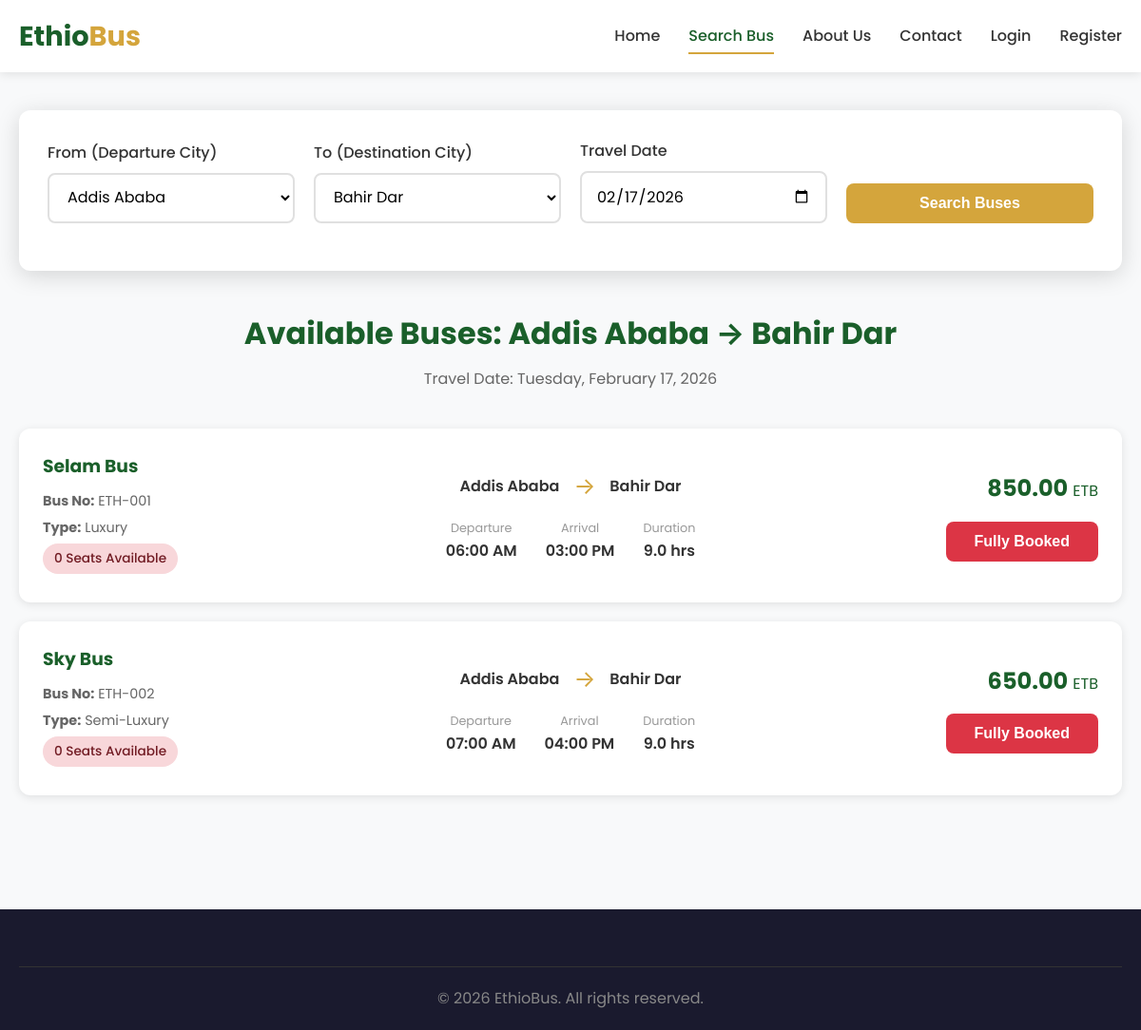
Page /pages/search.php?origin=Addis+Ababa&destination=Bahir+Dar&travel_date=2026-02-17 on the committed database.
### tables this page shows
CREATE TABLE buses (
    id INT AUTO_INCREMENT PRIMARY KEY,
    bus_name VARCHAR(100) NOT NULL,
    bus_number VARCHAR(20) NOT NULL UNIQUE,
    bus_type ENUM('Standard', 'Luxury', 'Semi-Luxury') DEFAULT 'Standard',
    total_seats INT NOT NULL DEFAULT 45,
    route_id INT NOT NULL,
    departure_time TIME NOT NULL,
    arrival_time TIME NOT NULL,
    price_birr DECIMAL(10,2) NOT NULL,
    status ENUM('active', 'inactive') DEFAULT 'active',
    created_at TIMESTAMP DEFAULT CURRENT_TIMESTAMP,
    FOREIGN KEY (route_id) REFERENCES routes(id) ON DELETE CASCADE
);

CREATE TABLE routes (
    id INT AUTO_INCREMENT PRIMARY KEY,
    origin VARCHAR(100) NOT NULL,
    destination VARCHAR(100) NOT NULL,
    distance_km INT NOT NULL,
    duration_hours DECIMAL(4,1) NOT NULL,
    status ENUM('active', 'inactive') DEFAULT 'active',
    created_at TIMESTAMP DEFAULT CURRENT_TIMESTAMP
);

### includes/config.php (called while the page is built, shortened)
<?php
$conn = mysqli_connect(DB_HOST, DB_USER, DB_PASS, DB_NAME);
mysqli_set_charset($conn, "utf8mb4");
function sanitize($data) {
    global $conn;
    $data = trim($data);
    $data = stripslashes($data);
    $data = htmlspecialchars($data);
    $data = mysqli_real_escape_string($conn, $data);
    return $data;
}
function isLoggedIn() {
    return isset($_SESSION['user_id']);
}
function getEthiopianCities() {
    return [
        'Addis Ababa', 'Bahir Dar', 'Gondar', 'Hawassa', 'Dire Dawa',
        'Mekelle', 'Jimma', 'Adama', 'Harar', 'Dessie', 'Axum',
        'Arba Minch', 'Gambella', 'Jijiga', 'Debre Markos', 'Nekemte',
        'Bishoftu', 'Shashamane', 'Debre Birhan', 'Asosa'
    ];
}
?>

### pages/search.php (the view, shortened to what this page needs)
<?php
require_once __DIR__ . '/../includes/config.php';
$origin = isset($_GET['origin']) ? sanitize($_GET['origin']) : '';
$destination = isset($_GET['destination']) ? sanitize($_GET['destination']) : '';
$travel_date = isset($_GET['travel_date']) ? sanitize($_GET['travel_date']) : '';
$errors = [];
?>
<!DOCTYPE html>
<html lang="en">
<head>
    <link rel="stylesheet" href="/bus-reservation-ethiopia/assets/css/style.css">
</head>
<body>
    <nav class="navbar">
        <div class="container">
            <a href="/bus-reservation-ethiopia/" class="logo">Ethio<span>Bus</span></a>
            <ul class="nav-links">
                <li><a href="/bus-reservation-ethiopia/">Home</a></li>
                <li><a href="/bus-reservation-ethiopia/pages/search.html" class="active">Search Bus</a></li>
                <li><a href="/bus-reservation-ethiopia/pages/about.html">About Us</a></li>
                <li><a href="/bus-reservation-ethiopia/pages/contact.html">Contact</a></li>
                <?php if (isLoggedIn()): ?>
                    <li><a href="/bus-reservation-ethiopia/booking/my-bookings.php">My Bookings</a></li>
                    <li><a href="/bus-reservation-ethiopia/auth/logout.php">Logout</a></li>
                <?php else: ?>
                    <li><a href="/bus-reservation-ethiopia/auth/login.html">Login</a></li>
                    <li><a href="/bus-reservation-ethiopia/auth/register.html">Register</a></li>
                <?php endif; ?>
            </ul>
        </div>
    </nav>
    <main>
        <div class="container" style="padding: 40px 20px;">
            <div class="search-box" style="margin-top: 0;">
                <form id="searchForm" action="search.php" method="GET">
                    <div class="search-form">
                        <div class="form-group">
                            <label for="origin">From (Departure City)</label>
                            <select id="origin" name="origin" required>
                                <?php
                                $cities = getEthiopianCities();
                                foreach ($cities as $city) {
                                    $selected = ($city === $origin) ? 'selected' : '';
                                    echo "<option value=\"$city\" $selected>$city</option>";
                                }
                                ?>
                            </select>
                        </div>
                        <div class="form-group">
                            <label for="destination">To (Destination City)</label>
                            <select id="destination" name="destination" required>
                                <?php
                                foreach ($cities as $city) {
                                    $selected = ($city === $destination) ? 'selected' : '';
                                    echo "<option value=\"$city\" $selected>$city</option>";
                                }
                                ?>
                            </select>
                        </div>
                        <div class="form-group">
                            <label for="travelDate">Travel Date</label>
                            <input type="date" id="travelDate" name="travel_date" value="<?php echo $travel_date; ?>" required>
                        </div>
                        <div class="form-group">
                            <button type="submit" class="btn btn-primary" style="width: 100%;">
                                Search Buses
                            </button>
                        </div>
                    </div>
                </form>
            </div>
            <?php if (empty($errors) && !empty($origin) && !empty($destination)): ?>
                <section style="margin-top: 40px;">
                    <div class="section-title">
                        <h2>Available Buses: <?php echo "$origin → $destination"; ?></h2>
                        <p>Travel Date: <?php echo date('l, F j, Y', strtotime($travel_date)); ?></p>
                    </div>
                    <div class="bus-list" id="busResults">
                        <?php
                        $sql = "SELECT b.*, r.origin, r.destination, r.distance_km, r.duration_hours
                                FROM buses b
                                INNER JOIN routes r ON b.route_id = r.id
                                WHERE r.origin = ? AND r.destination = ? AND b.status = 'active'
                                ORDER BY b.departure_time ASC";
                        $stmt = mysqli_prepare($conn, $sql);
                        mysqli_stmt_bind_param($stmt, "ss", $origin, $destination);
                        mysqli_stmt_execute($stmt);
                        $result = mysqli_stmt_get_result($stmt);
                        if (mysqli_num_rows($result) > 0):
                            while ($bus = mysqli_fetch_assoc($result)):
                                $seat_sql = "SELECT COUNT(*) as available FROM seats s
                                            WHERE s.bus_id = ?
                                            AND s.id NOT IN (
                                                SELECT seat_id FROM bookings
                                                WHERE bus_id = ? AND travel_date = ? AND booking_status != 'cancelled'
                                            )";
                                $seat_stmt = mysqli_prepare($conn, $seat_sql);
                                mysqli_stmt_bind_param($seat_stmt, "iis", $bus['id'], $bus['id'], $travel_date);
                                mysqli_stmt_execute($seat_stmt);
                                $seat_result = mysqli_stmt_get_result($seat_stmt);
                                $seat_data = mysqli_fetch_assoc($seat_result);
                                $available_seats = $seat_data['available'];
                        ?>
                            <div class="card bus-card">
                                <div class="bus-info">
                                    <h3><?php echo htmlspecialchars($bus['bus_name']); ?></h3>
                                    <p><strong>Bus No:</strong> <?php echo htmlspecialchars($bus['bus_number']); ?></p>
                                    <p><strong>Type:</strong> <?php echo htmlspecialchars($bus['bus_type']); ?></p>
                                    <p>
                                        <span class="status-badge <?php echo $available_seats > 0 ? 'status-confirmed' : 'status-cancelled'; ?>">
                                            <?php echo $available_seats; ?> Seats Available
                                        </span>
                                    </p>
                                </div>
                                <div class="bus-route">
                                    <div class="route-display">
                                        <span class="city"><?php echo htmlspecialchars($bus['origin']); ?></span>
                                        <span class="arrow">→</span>
                                        <span class="city"><?php echo htmlspecialchars($bus['destination']); ?></span>
                                    </div>
                                    <div class="bus-time">
                                        <div class="time-item">
                                            <div class="label">Departure</div>
                                            <div class="value"><?php echo date('h:i A', strtotime($bus['departure_time'])); ?></div>
                                        </div>
                                        <div class="time-item">
                                            <div class="label">Arrival</div>
                                            <div class="value"><?php echo date('h:i A', strtotime($bus['arrival_time'])); ?></div>
                                        </div>
                                        <div class="time-item">
                                            <div class="label">Duration</div>
                                            <div class="value"><?php echo $bus['duration_hours']; ?> hrs</div>
                                        </div>
                                    </div>
                                </div>
                                <div class="bus-price">
                                    <div class="price"><?php echo number_format($bus['price_birr'], 2); ?> <span>ETB</span></div>
                                    <?php if ($available_seats > 0): ?>
                                        <a href="/bus-reservation-ethiopia/pages/seat.php?bus_id=<?php echo $bus['id']; ?>&date=<?php echo $travel_date; ?>" class="btn btn-primary">
                                            Select Seats
                                        </a>
                                    <?php else: ?>
                                        <button class="btn btn-danger" disabled>Fully Booked</button>
                                    <?php endif; ?>
                                </div>
                            </div>
                        <?php
                            endwhile;
                        endif; ?>
                    </div>
                </section>
            <?php endif; ?>
        </div>
    </main>
    <footer class="footer">
        <div class="container">
            <div class="footer-bottom">
                <p>&copy; 2026 EthioBus. All rights reserved.</p>
            </div>
        </div>
    </footer>
</body>
</html>

### rows in the picture
buses: bus_name "Selam Bus", bus_number "ETH-001", bus_type "Luxury", available_seats "0", route.origin "Addis Ababa", route.destination "Bahir Dar", departure_time "06:00 AM", arrival_time "03:00 PM", route.duration_hours "9.0", price_birr "850.00"
buses: bus_name "Sky Bus", bus_number "ETH-002", bus_type "Semi-Luxury", available_seats "0", route.origin "Addis Ababa", route.destination "Bahir Dar", departure_time "07:00 AM", arrival_time "04:00 PM", route.duration_hours "9.0", price_birr "650.00"

### other values in the picture
$origin "Addis Ababa"
$destination "Bahir Dar"
date('l, F j, Y', strtotime($travel_date)) "Tuesday, February 17, 2026"
form field origin "Addis Ababa"
form field destination "Bahir Dar"
